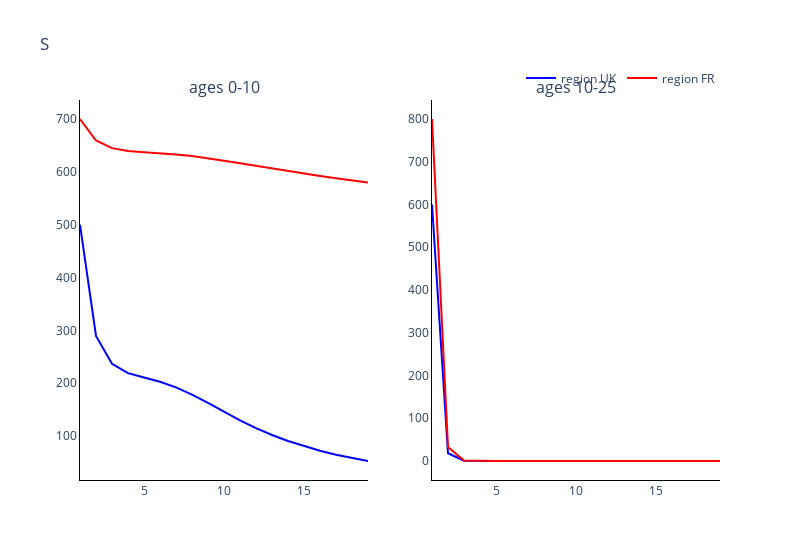
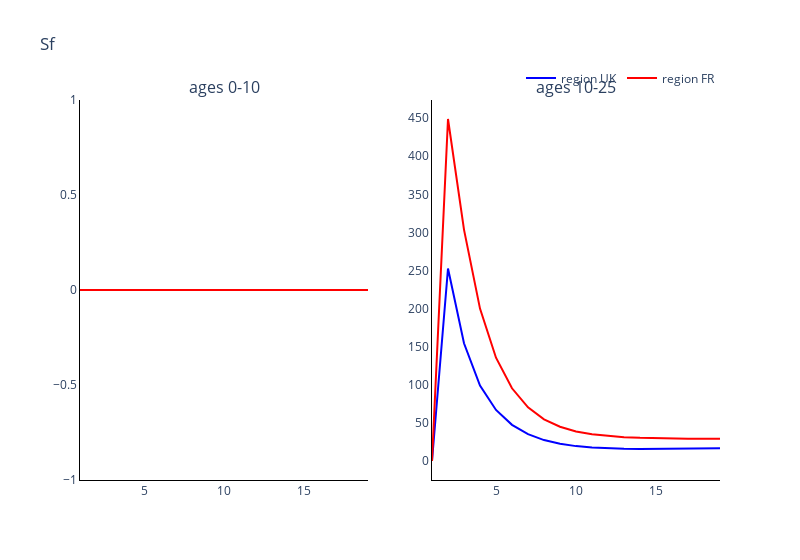
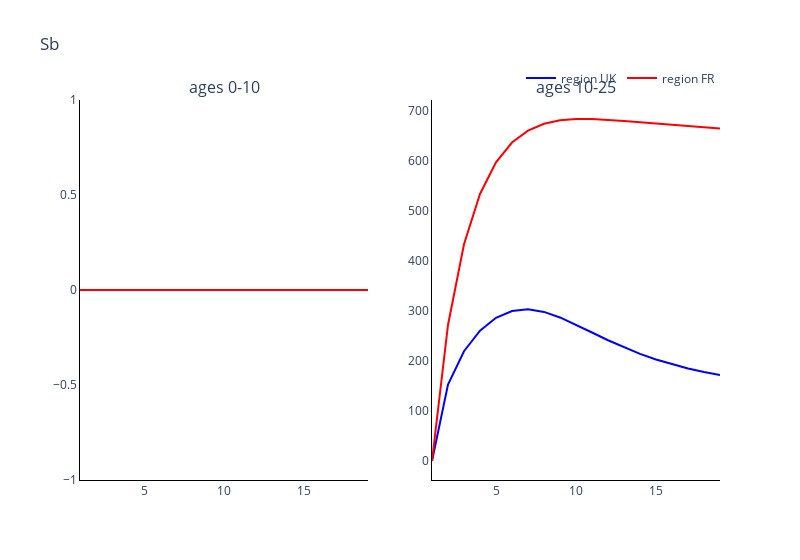
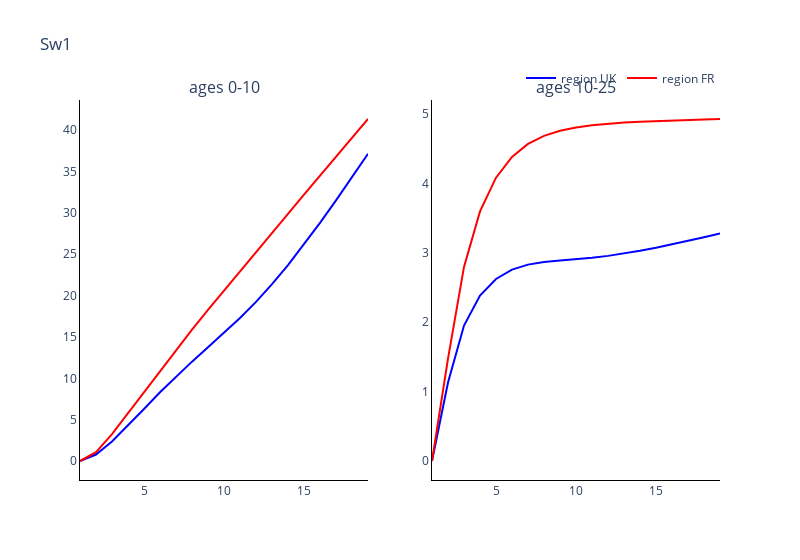

Here is the notebook cell these charts were saved with, in order:
### Markdown cell above
### Plot the comparments of the two regions against each other

### Code cell
# Trace names - represent the solver used for the simulation
trace_name = ['region {}'.format(r) for r in regions]

# Compartment list - type and age
comparments = []
for n in model.output_names():
    comparments.append('{}'.format(n))

# Plot for each comparment
for c, comparment in enumerate(comparments):
    fig = go.Figure()
    fig = make_subplots(rows=int(np.ceil(len(age_groups)/2)), cols=2, subplot_titles=tuple('ages {}'.format(a) for a in age_groups))
    # Plot (line plot for each solver method for each age)
    for a, age in enumerate(age_groups):
        if a != 0:
            for o, out in enumerate(outputs):
                fig.add_trace(
                    go.Scatter(
                        y=out[:, c*len(age_groups)+a],
                        x=parameters.simulation_parameters.times,
                        mode='lines',
                        name=trace_name[o],
                        line_color=colours[o],
                        showlegend=False
                    ),
                    row= int(np.floor(a / 2)) + 1,
                    col= a % 2 + 1
                )
        
        else:
            for o, out in enumerate(outputs):
                fig.add_trace(
                    go.Scatter(
                        y=out[:, c*len(age_groups)+a],
                        x=parameters.simulation_parameters.times,
                        mode='lines',
                        name=trace_name[o],
                        line_color=colours[o]
                    ),
                    row= int(np.floor(a / 2)) + 1,
                    col= a % 2 + 1
                )

    # Add axis labels
    fig.update_layout(
        boxmode='group',
        title=comparment, 
        width=800,
        plot_bgcolor='white',
        xaxis=dict(linecolor='black'),
        yaxis=dict(linecolor='black'),
        xaxis2=dict(linecolor='black'),
        yaxis2=dict(linecolor='black'),
        xaxis3=dict(linecolor='black'),
        yaxis3=dict(linecolor='black'),
        xaxis4=dict(linecolor='black'),
        yaxis4=dict(linecolor='black'),
        xaxis5=dict(linecolor='black'),
        yaxis5=dict(linecolor='black'),
        xaxis6=dict(linecolor='black'),
        yaxis6=dict(linecolor='black'),
        xaxis7=dict(linecolor='black'),
        yaxis7=dict(linecolor='black'),
        xaxis8=dict(linecolor='black'),
        yaxis8=dict(linecolor='black'),
        legend=dict(
            orientation="h",
            yanchor="bottom",
            y=1.02,
            xanchor="right",
            x=1
        ))

    fig.show()

### Figure 1 — Plotly figure (JSON) as saved in the notebook; plotly's stock layout.template omitted (floating-point values rounded to 4 significant figures)
{"data": [{"line": {"color": "blue"}, "mode": "lines", "name": "region UK", "type": "scatter", "x": [1, 2, 3, 4, 5, 6, 7, 8, 9, 10, 11, 12, 13, 14, 15, 16, 17, 18, 19], "xaxis": "x", "y": [500, 289.6, 236.8, 219.2, 210.7, 202.8, 192.2, 178.5, 162.7, 146.0, 129.9, 115.1, 102.0, 90.57, 80.72, 72.22, 64.85, 58.44, 52.85], "yaxis": "y"}, {"line": {"color": "red"}, "mode": "lines", "name": "region FR", "type": "scatter", "x": [1, 2, 3, 4, 5, 6, 7, 8, 9, 10, 11, 12, 13, 14, 15, 16, 17, 18, 19], "xaxis": "x", "y": [700, 659.3, 644.9, 639.6, 637.2, 635.3, 632.9, 629.8, 625.8, 621.2, 616.3, 611.2, 606.2, 601.3, 596.7, 592.2, 588.0, 583.9, 579.9], "yaxis": "y"}, {"line": {"color": "blue"}, "mode": "lines", "name": "region UK", "showlegend": false, "type": "scatter", "x": [1, 2, 3, 4, 5, 6, 7, 8, 9, 10, 11, 12, 13, 14, 15, 16, 17, 18, 19], "xaxis": "x2", "y": [600, 18.18, 0.715, 0.03453, 0.004787, 0.002513, 0.001797, 0.00137, 0.001106, 0.0009409, 0.0008363, 0.0007724, 0.000741, 0.0007267, 0.0007226, 0.0007224, 0.0007233, 0.0007368, 0.00076], "yaxis": "y2"}, {"line": {"color": "red"}, "mode": "lines", "name": "region FR", "showlegend": false, "type": "scatter", "x": [1, 2, 3, 4, 5, 6, 7, 8, 9, 10, 11, 12, 13, 14, 15, 16, 17, 18, 19], "xaxis": "x2", "y": [800, 32.52, 1.398, 0.07134, 0.009886, 0.005128, 0.003627, 0.002759, 0.002219, 0.001887, 0.001695, 0.001575, 0.001488, 0.001433, 0.001405, 0.001398, 0.001391, 0.001379, 0.001368], "yaxis": "y2"}], "layout": {"annotations": [{"font": {"size": 16}, "showarrow": false, "text": "ages 0-10", "x": 0.225, "xanchor": "center", "xref": "paper", "y": 1, "yanchor": "bottom", "yref": "paper"}, {"font": {"size": 16}, "showarrow": false, "text": "ages 10-25", "x": 0.775, "xanchor": "center", "xref": "paper", "y": 1, "yanchor": "bottom", "yref": "paper"}], "boxmode": "group", "legend": {"orientation": "h", "x": 1, "xanchor": "right", "y": 1.02, "yanchor": "bottom"}, "plot_bgcolor": "white", "title": {"text": "S"}, "width": 800, "xaxis": {"anchor": "y", "domain": [0, 0.45], "linecolor": "black"}, "xaxis2": {"anchor": "y2", "domain": [0.55, 1], "linecolor": "black"}, "xaxis3": {"linecolor": "black"}, "xaxis4": {"linecolor": "black"}, "xaxis5": {"linecolor": "black"}, "xaxis6": {"linecolor": "black"}, "xaxis7": {"linecolor": "black"}, "xaxis8": {"linecolor": "black"}, "yaxis": {"anchor": "x", "domain": [0, 1], "linecolor": "black"}, "yaxis2": {"anchor": "x2", "domain": [0, 1], "linecolor": "black"}, "yaxis3": {"linecolor": "black"}, "yaxis4": {"linecolor": "black"}, "yaxis5": {"linecolor": "black"}, "yaxis6": {"linecolor": "black"}, "yaxis7": {"linecolor": "black"}, "yaxis8": {"linecolor": "black"}}}

### Figure 2 — Plotly figure (JSON) as saved in the notebook; plotly's stock layout.template omitted (floating-point values rounded to 4 significant figures)
{"data": [{"line": {"color": "blue"}, "mode": "lines", "name": "region UK", "type": "scatter", "x": [1, 2, 3, 4, 5, 6, 7, 8, 9, 10, 11, 12, 13, 14, 15, 16, 17, 18, 19], "xaxis": "x", "y": [0, 0, 0, 0, 0, 0, 0, 0, 0, 0, 0, 0, 0, 0, 0, 0, 0, 0, 0], "yaxis": "y"}, {"line": {"color": "red"}, "mode": "lines", "name": "region FR", "type": "scatter", "x": [1, 2, 3, 4, 5, 6, 7, 8, 9, 10, 11, 12, 13, 14, 15, 16, 17, 18, 19], "xaxis": "x", "y": [0, 0, 0, 0, 0, 0, 0, 0, 0, 0, 0, 0, 0, 0, 0, 0, 0, 0, 0], "yaxis": "y"}, {"line": {"color": "blue"}, "mode": "lines", "name": "region UK", "showlegend": false, "type": "scatter", "x": [1, 2, 3, 4, 5, 6, 7, 8, 9, 10, 11, 12, 13, 14, 15, 16, 17, 18, 19], "xaxis": "x2", "y": [0, 252.7, 154.6, 98.98, 67.0, 47.48, 35.23, 27.48, 22.58, 19.53, 17.67, 16.59, 16.02, 15.78, 15.76, 15.88, 16.08, 16.33, 16.63], "yaxis": "y2"}, {"line": {"color": "red"}, "mode": "lines", "name": "region FR", "showlegend": false, "type": "scatter", "x": [1, 2, 3, 4, 5, 6, 7, 8, 9, 10, 11, 12, 13, 14, 15, 16, 17, 18, 19], "xaxis": "x2", "y": [0, 448.9, 303.7, 200.0, 135.6, 95.44, 70.4, 54.73, 44.95, 38.84, 35.04, 32.68, 31.23, 30.35, 29.83, 29.52, 29.34, 29.25, 29.21], "yaxis": "y2"}], "layout": {"annotations": [{"font": {"size": 16}, "showarrow": false, "text": "ages 0-10", "x": 0.225, "xanchor": "center", "xref": "paper", "y": 1, "yanchor": "bottom", "yref": "paper"}, {"font": {"size": 16}, "showarrow": false, "text": "ages 10-25", "x": 0.775, "xanchor": "center", "xref": "paper", "y": 1, "yanchor": "bottom", "yref": "paper"}], "boxmode": "group", "legend": {"orientation": "h", "x": 1, "xanchor": "right", "y": 1.02, "yanchor": "bottom"}, "plot_bgcolor": "white", "title": {"text": "Sf"}, "width": 800, "xaxis": {"anchor": "y", "domain": [0, 0.45], "linecolor": "black"}, "xaxis2": {"anchor": "y2", "domain": [0.55, 1], "linecolor": "black"}, "xaxis3": {"linecolor": "black"}, "xaxis4": {"linecolor": "black"}, "xaxis5": {"linecolor": "black"}, "xaxis6": {"linecolor": "black"}, "xaxis7": {"linecolor": "black"}, "xaxis8": {"linecolor": "black"}, "yaxis": {"anchor": "x", "domain": [0, 1], "linecolor": "black"}, "yaxis2": {"anchor": "x2", "domain": [0, 1], "linecolor": "black"}, "yaxis3": {"linecolor": "black"}, "yaxis4": {"linecolor": "black"}, "yaxis5": {"linecolor": "black"}, "yaxis6": {"linecolor": "black"}, "yaxis7": {"linecolor": "black"}, "yaxis8": {"linecolor": "black"}}}

### Figure 3 — Plotly figure (JSON) as saved in the notebook; plotly's stock layout.template omitted (floating-point values rounded to 4 significant figures)
{"data": [{"line": {"color": "blue"}, "mode": "lines", "name": "region UK", "type": "scatter", "x": [1, 2, 3, 4, 5, 6, 7, 8, 9, 10, 11, 12, 13, 14, 15, 16, 17, 18, 19], "xaxis": "x", "y": [0, 0, 0, 0, 0, 0, 0, 0, 0, 0, 0, 0, 0, 0, 0, 0, 0, 0, 0], "yaxis": "y"}, {"line": {"color": "red"}, "mode": "lines", "name": "region FR", "type": "scatter", "x": [1, 2, 3, 4, 5, 6, 7, 8, 9, 10, 11, 12, 13, 14, 15, 16, 17, 18, 19], "xaxis": "x", "y": [0, 0, 0, 0, 0, 0, 0, 0, 0, 0, 0, 0, 0, 0, 0, 0, 0, 0, 0], "yaxis": "y"}, {"line": {"color": "blue"}, "mode": "lines", "name": "region UK", "showlegend": false, "type": "scatter", "x": [1, 2, 3, 4, 5, 6, 7, 8, 9, 10, 11, 12, 13, 14, 15, 16, 17, 18, 19], "xaxis": "x2", "y": [0, 152.9, 219.4, 260.3, 286.1, 299.8, 303.0, 297.9, 286.9, 272.5, 256.8, 241.4, 227.0, 214.2, 203.0, 193.3, 185.0, 177.9, 172.0], "yaxis": "y2"}, {"line": {"color": "red"}, "mode": "lines", "name": "region FR", "showlegend": false, "type": "scatter", "x": [1, 2, 3, 4, 5, 6, 7, 8, 9, 10, 11, 12, 13, 14, 15, 16, 17, 18, 19], "xaxis": "x2", "y": [0, 271.8, 433.1, 533.6, 597.0, 636.4, 660.3, 674.0, 680.9, 683.5, 683.5, 681.9, 679.6, 677.0, 674.3, 671.6, 669.1, 666.7, 664.4], "yaxis": "y2"}], "layout": {"annotations": [{"font": {"size": 16}, "showarrow": false, "text": "ages 0-10", "x": 0.225, "xanchor": "center", "xref": "paper", "y": 1, "yanchor": "bottom", "yref": "paper"}, {"font": {"size": 16}, "showarrow": false, "text": "ages 10-25", "x": 0.775, "xanchor": "center", "xref": "paper", "y": 1, "yanchor": "bottom", "yref": "paper"}], "boxmode": "group", "legend": {"orientation": "h", "x": 1, "xanchor": "right", "y": 1.02, "yanchor": "bottom"}, "plot_bgcolor": "white", "title": {"text": "Sb"}, "width": 800, "xaxis": {"anchor": "y", "domain": [0, 0.45], "linecolor": "black"}, "xaxis2": {"anchor": "y2", "domain": [0.55, 1], "linecolor": "black"}, "xaxis3": {"linecolor": "black"}, "xaxis4": {"linecolor": "black"}, "xaxis5": {"linecolor": "black"}, "xaxis6": {"linecolor": "black"}, "xaxis7": {"linecolor": "black"}, "xaxis8": {"linecolor": "black"}, "yaxis": {"anchor": "x", "domain": [0, 1], "linecolor": "black"}, "yaxis2": {"anchor": "x2", "domain": [0, 1], "linecolor": "black"}, "yaxis3": {"linecolor": "black"}, "yaxis4": {"linecolor": "black"}, "yaxis5": {"linecolor": "black"}, "yaxis6": {"linecolor": "black"}, "yaxis7": {"linecolor": "black"}, "yaxis8": {"linecolor": "black"}}}

### Figure 4 — Plotly figure (JSON) as saved in the notebook; plotly's stock layout.template omitted (floating-point values rounded to 4 significant figures)
{"data": [{"line": {"color": "blue"}, "mode": "lines", "name": "region UK", "type": "scatter", "x": [1, 2, 3, 4, 5, 6, 7, 8, 9, 10, 11, 12, 13, 14, 15, 16, 17, 18, 19], "xaxis": "x", "y": [0, 0.7848, 2.355, 4.262, 6.293, 8.305, 10.22, 12.02, 13.74, 15.47, 17.29, 19.25, 21.38, 23.7, 26.18, 28.8, 31.53, 34.31, 37.15], "yaxis": "y"}, {"line": {"color": "red"}, "mode": "lines", "name": "region FR", "type": "scatter", "x": [1, 2, 3, 4, 5, 6, 7, 8, 9, 10, 11, 12, 13, 14, 15, 16, 17, 18, 19], "xaxis": "x", "y": [0, 1.07, 3.244, 5.77, 8.369, 10.94, 13.44, 15.88, 18.26, 20.61, 22.94, 25.26, 27.57, 29.89, 32.2, 34.51, 36.81, 39.1, 41.36], "yaxis": "y"}, {"line": {"color": "blue"}, "mode": "lines", "name": "region UK", "showlegend": false, "type": "scatter", "x": [1, 2, 3, 4, 5, 6, 7, 8, 9, 10, 11, 12, 13, 14, 15, 16, 17, 18, 19], "xaxis": "x2", "y": [0, 1.133, 1.953, 2.386, 2.625, 2.759, 2.832, 2.87, 2.892, 2.909, 2.93, 2.958, 2.992, 3.032, 3.076, 3.124, 3.174, 3.226, 3.279], "yaxis": "y2"}, {"line": {"color": "red"}, "mode": "lines", "name": "region FR", "showlegend": false, "type": "scatter", "x": [1, 2, 3, 4, 5, 6, 7, 8, 9, 10, 11, 12, 13, 14, 15, 16, 17, 18, 19], "xaxis": "x2", "y": [0, 1.475, 2.799, 3.599, 4.086, 4.385, 4.571, 4.688, 4.762, 4.81, 4.842, 4.865, 4.881, 4.893, 4.903, 4.912, 4.919, 4.925, 4.931], "yaxis": "y2"}], "layout": {"annotations": [{"font": {"size": 16}, "showarrow": false, "text": "ages 0-10", "x": 0.225, "xanchor": "center", "xref": "paper", "y": 1, "yanchor": "bottom", "yref": "paper"}, {"font": {"size": 16}, "showarrow": false, "text": "ages 10-25", "x": 0.775, "xanchor": "center", "xref": "paper", "y": 1, "yanchor": "bottom", "yref": "paper"}], "boxmode": "group", "legend": {"orientation": "h", "x": 1, "xanchor": "right", "y": 1.02, "yanchor": "bottom"}, "plot_bgcolor": "white", "title": {"text": "Sw1"}, "width": 800, "xaxis": {"anchor": "y", "domain": [0, 0.45], "linecolor": "black"}, "xaxis2": {"anchor": "y2", "domain": [0.55, 1], "linecolor": "black"}, "xaxis3": {"linecolor": "black"}, "xaxis4": {"linecolor": "black"}, "xaxis5": {"linecolor": "black"}, "xaxis6": {"linecolor": "black"}, "xaxis7": {"linecolor": "black"}, "xaxis8": {"linecolor": "black"}, "yaxis": {"anchor": "x", "domain": [0, 1], "linecolor": "black"}, "yaxis2": {"anchor": "x2", "domain": [0, 1], "linecolor": "black"}, "yaxis3": {"linecolor": "black"}, "yaxis4": {"linecolor": "black"}, "yaxis5": {"linecolor": "black"}, "yaxis6": {"linecolor": "black"}, "yaxis7": {"linecolor": "black"}, "yaxis8": {"linecolor": "black"}}}
